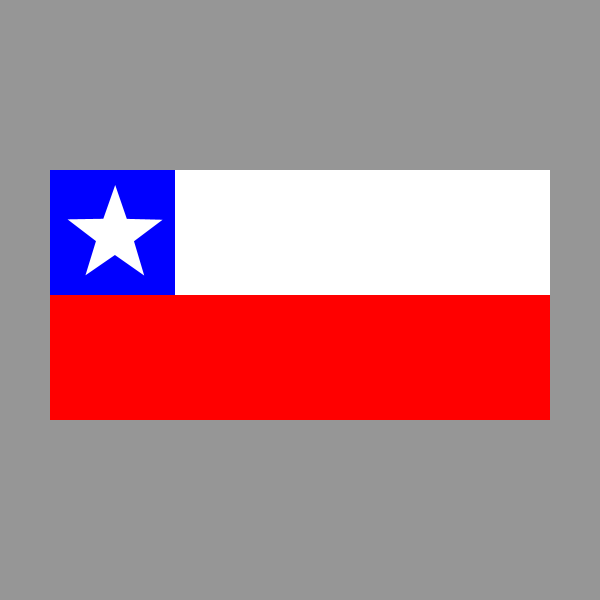
Frame 1 (no input)
Frame 60 (the mouse pressed at the canvas centre just before this capture): identical to frame 1, image omitted
Frame 120 (the mouse held since frame 60 and released just before this capture): identical to frame 1, image omitted

The Processing sketch that drew this single still picture (run headless with seeded random() and noise(); from frame 60 on, the mouse is pressed at the canvas centre):

// Processing sketch: imagem2D
// ── imagem2D.pde
void setup()
{
  size(600,600);
}

void draw()
{
  background(150,150,150);
  noStroke();
  fill(255);
  rect(50,170,500,125);
  fill(255,0,0);
  rect(50,295,500,125);
  fill(0,0,255);
  rect(50,170,125,125);
  fill(255);
  //star(115,230, 15,40 ,5);
  pushMatrix();
  translate(115,235);
  rotate(31 / -100.0);
  star(0, 0, 20,50, 5); 
  
  popMatrix();
}

void star(float x, float y, float radius1, float radius2, int npoints) {
  float angle = TWO_PI / npoints;
  float halfAngle = angle/2.0;
  beginShape();
  for (float a = 0; a < TWO_PI; a += angle) {
    float sx = x + cos(a) * radius2;
    float sy = y + sin(a) * radius2;
    vertex(sx, sy);
    sx = x + cos(a+halfAngle) * radius1;
    sy = y + sin(a+halfAngle) * radius1;
    vertex(sx, sy);
  }
  endShape(CLOSE);
}
